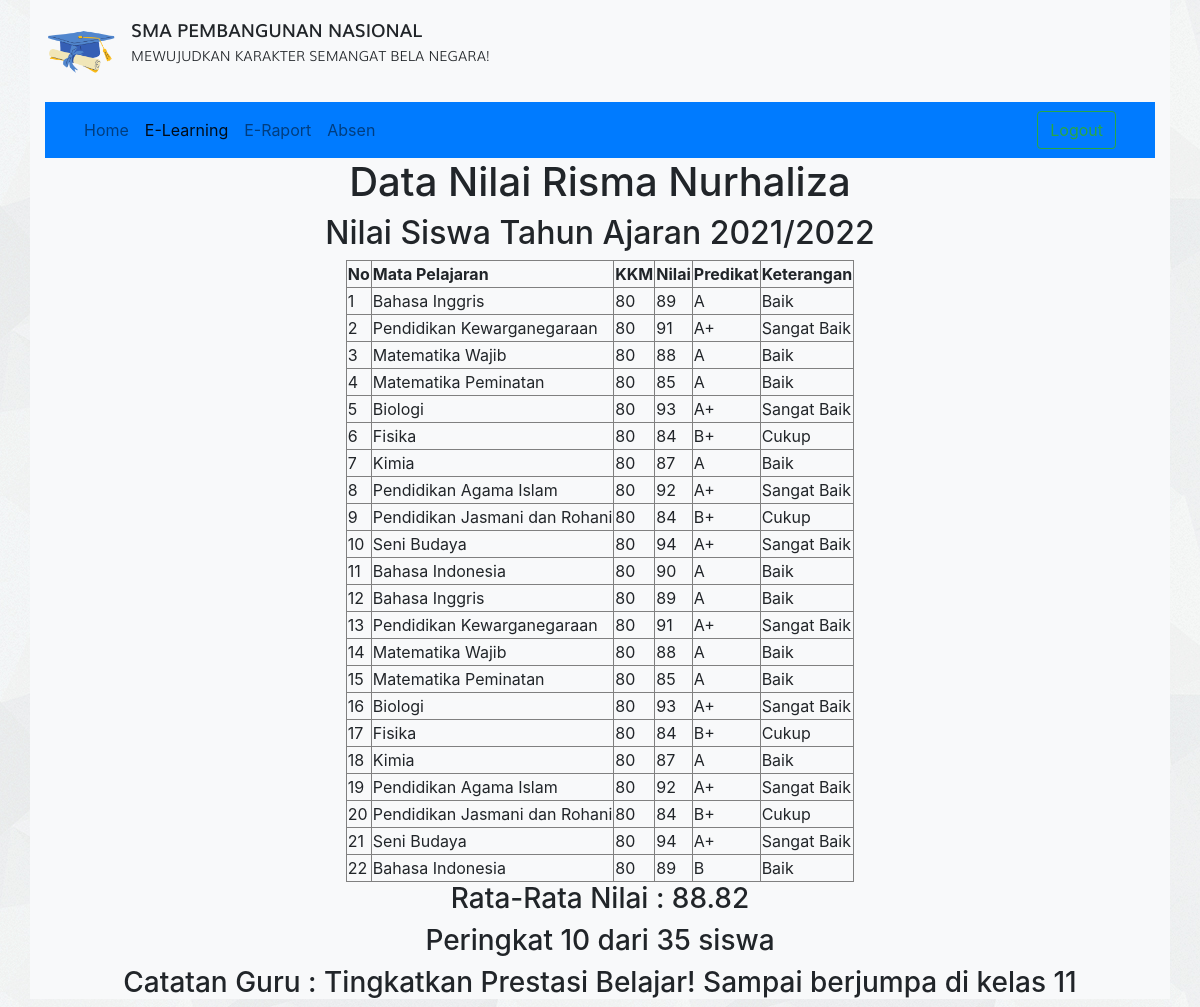
Page /rapot.php on the committed database.
### tables this page shows
CREATE TABLE `rapor` (
  `id` int(11) NOT NULL,
  `mapel` varchar(50) NOT NULL,
  `kkm` int(5) NOT NULL,
  `nilai` int(5) NOT NULL,
  `predikat` varchar(5) NOT NULL,
  `ket` varchar(20) NOT NULL
);

### rapot.php (the view, shortened to what this page needs)
<!DOCTYPE html>
<html>
<head>
    <link rel="stylesheet" href="resources/fonts/stylesheet.css">
    <link rel="stylesheet" href="resources/css/bootstrap.min.css">
    <link rel="stylesheet" href="resources/css/style.css">
</head>
<body>
    <div class="container bg-light">
        <div class="logo clearfix">
            <div class="float-left mt-3 mb-3">
                <img src="resources/images/logo.png" alt="Logo Sekolah" width="70px" class="float-left mr-3">
                <div class="text float-right">
                    <span class="sma">SMA PEMBANGUNAN NASIONAL</span><br>
                    <span class="visi">MEWUJUDKAN KARAKTER SEMANGAT BELA NEGARA!</span>
                </div>
            </div>
        </div>
        <nav class="navbar navbar-expand-lg navbar-light bg-primary">
            <div class="container">
                <div class="collapse navbar-collapse" id="navbarSupportedContent">
                  <ul class="navbar-nav mr-auto">
                    <li class="nav-item">
                      <a class="nav-link" href="home.php">Home <span class="sr-only">(current)</span></a>
                    </li>
                    <li class="nav-item">
                      <a class="nav-link active " href="elearning.php">E-Learning</a>
                    </li>
                    <li class="nav-item">
                        <a class="nav-link" href="rapot.php">E-Raport</a>
                    </li>
                    <li class="nav-item">
                        <a class="nav-link" href="from_absen/index.php">Absen</a>
                    </li>
                  </ul>
                  <a href="index.php" class="btn btn-outline-success mr-2">Logout</a>
                </div>
            </div>
        </nav>
<center>
        <h1>Data Nilai Risma Nurhaliza</h1>
    <h2>Nilai Siswa Tahun Ajaran 2021/2022</h2>
    <table border="1">
        <tr>
            <th>No</th>
            <th>Mata Pelajaran</th>
            <th>KKM</th>
            <th>Nilai</th>
            <th>Predikat</th>
            <th>Keterangan</th>
        </tr>
        <?php
            include "koneksi.php";
            $no = 1;
            $data = mysqli_query($koneksi,"SELECT * FROM rapor");
            while ($hasil = mysqli_fetch_array($data)) {
                ?>
            <tr>
                <td><?php echo $no++; ?> </td>
                <td><?php echo $hasil['mapel']; ?> </td>
                <td><?php echo $hasil['kkm']; ?> </td>
                <td><?php echo $hasil['nilai']; ?> </td>
                <td><?php echo $hasil['predikat']; ?> </td>
                <td><?php echo $hasil['ket']; ?> </td>
            </tr>
        <?php
         }
        ?>
    </table>
</center>
<center>
<h3>Rata-Rata Nilai : 88.82</h3>
<h3>Peringkat 10 dari 35 siswa</h3>
<h3>Catatan Guru : Tingkatkan Prestasi Belajar! Sampai berjumpa di kelas 11</h3>
</center>
    </body>
</html>

### resources/css/style.css (style rules this page uses)
body { background-image: url('../images/bg_all.jpg'); }
.sma { font-family: 'mulisemibold'; font-size: 18px; }
.visi { font-family: 'mulilight'; font-size: 14px; }

### rows in the picture
rapor: mapel "Bahasa Inggris", kkm "80", nilai "89", predikat "A", ket "Baik"
rapor: mapel "Pendidikan Kewarganegaraan", kkm "80", nilai "91", predikat "A+", ket "Sangat Baik"
rapor: mapel "Matematika Wajib", kkm "80", nilai "88", predikat "A", ket "Baik"
rapor: mapel "Matematika Peminatan", kkm "80", nilai "85", predikat "A", ket "Baik"
rapor: mapel "Biologi", kkm "80", nilai "93", predikat "A+", ket "Sangat Baik"
rapor: mapel "Fisika", kkm "80", nilai "84", predikat "B+", ket "Cukup"
rapor: mapel "Kimia", kkm "80", nilai "87", predikat "A", ket "Baik"
rapor: mapel "Pendidikan Agama Islam", kkm "80", nilai "92", predikat "A+", ket "Sangat Baik"
rapor: mapel "Pendidikan Jasmani dan Rohani", kkm "80", nilai "84", predikat "B+", ket "Cukup"
rapor: mapel "Seni Budaya", kkm "80", nilai "94", predikat "A+", ket "Sangat Baik"
rapor: mapel "Bahasa Indonesia", kkm "80", nilai "90", predikat "A", ket "Baik"
rapor: mapel "Bahasa Inggris", kkm "80", nilai "89", predikat "A", ket "Baik"
rapor: mapel "Pendidikan Kewarganegaraan", kkm "80", nilai "91", predikat "A+", ket "Sangat Baik"
rapor: mapel "Matematika Wajib", kkm "80", nilai "88", predikat "A", ket "Baik"
rapor: mapel "Matematika Peminatan", kkm "80", nilai "85", predikat "A", ket "Baik"
rapor: mapel "Biologi", kkm "80", nilai "93", predikat "A+", ket "Sangat Baik"
rapor: mapel "Fisika", kkm "80", nilai "84", predikat "B+", ket "Cukup"
rapor: mapel "Kimia", kkm "80", nilai "87", predikat "A", ket "Baik"
rapor: mapel "Pendidikan Agama Islam", kkm "80", nilai "92", predikat "A+", ket "Sangat Baik"
rapor: mapel "Pendidikan Jasmani dan Rohani", kkm "80", nilai "84", predikat "B+", ket "Cukup"
rapor: mapel "Seni Budaya", kkm "80", nilai "94", predikat "A+", ket "Sangat Baik"
rapor: mapel "Bahasa Indonesia", kkm "80", nilai "89", predikat "B", ket "Baik"
